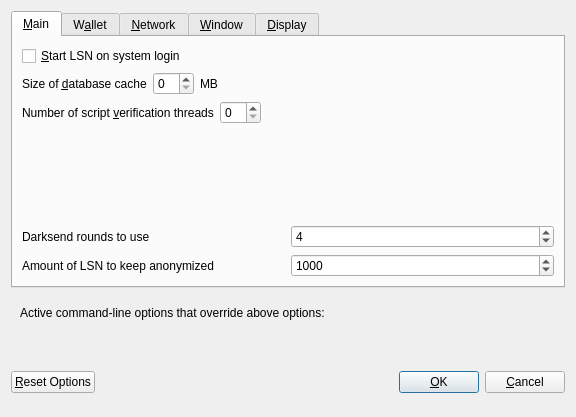
<?xml version="1.0" encoding="UTF-8"?>
<ui version="4.0">
 <class>OptionsDialog</class>
 <widget class="QDialog" name="OptionsDialog">
  <property name="geometry">
   <rect>
    <x>0</x>
    <y>0</y>
    <width>576</width>
    <height>417</height>
   </rect>
  </property>
  <property name="windowTitle">
   <string>Options</string>
  </property>
  <property name="modal">
   <bool>true</bool>
  </property>
  <layout class="QVBoxLayout" name="verticalLayout">
   <item>
    <widget class="QTabWidget" name="tabWidget">
     <property name="currentIndex">
      <number>0</number>
     </property>
     <widget class="QWidget" name="tabMain">
      <attribute name="title">
       <string>&amp;Main</string>
      </attribute>
      <layout class="QVBoxLayout" name="verticalLayout_Main">
       <item>
        <widget class="QCheckBox" name="bitcoinAtStartup">
         <property name="toolTip">
          <string>Automatically start LSN after logging in to the system.</string>
         </property>
         <property name="text">
          <string>&amp;Start LSN on system login</string>
         </property>
        </widget>
       </item>
       <item>
        <layout class="QHBoxLayout" name="horizontalLayout_2_Main">
         <item>
          <widget class="QLabel" name="databaseCacheLabel">
           <property name="text">
            <string>Size of &amp;database cache</string>
           </property>
           <property name="textFormat">
            <enum>Qt::PlainText</enum>
           </property>
           <property name="buddy">
            <cstring>databaseCache</cstring>
           </property>
          </widget>
         </item>
         <item>
          <widget class="QSpinBox" name="databaseCache"/>
         </item>
         <item>
          <widget class="QLabel" name="databaseCacheUnitLabel">
           <property name="text">
            <string>MB</string>
           </property>
           <property name="textFormat">
            <enum>Qt::PlainText</enum>
           </property>
          </widget>
         </item>
         <item>
          <spacer name="horizontalSpacer_2_Main">
           <property name="orientation">
            <enum>Qt::Horizontal</enum>
           </property>
           <property name="sizeHint" stdset="0">
            <size>
             <width>40</width>
             <height>20</height>
            </size>
           </property>
          </spacer>
         </item>
        </layout>
       </item>
       <item>
        <layout class="QHBoxLayout" name="horizontalLayout_3_Main">
         <item>
          <widget class="QLabel" name="threadsScriptVerifLabel">
           <property name="text">
            <string>Number of script &amp;verification threads</string>
           </property>
           <property name="textFormat">
            <enum>Qt::PlainText</enum>
           </property>
           <property name="buddy">
            <cstring>threadsScriptVerif</cstring>
           </property>
          </widget>
         </item>
         <item>
          <widget class="QSpinBox" name="threadsScriptVerif">
           <property name="toolTip">
            <string>(0 = auto, &lt;0 = leave that many cores free)</string>
           </property>
          </widget>
         </item>
         <item>
          <spacer name="horizontalSpacer_3_Main">
           <property name="orientation">
            <enum>Qt::Horizontal</enum>
           </property>
           <property name="sizeHint" stdset="0">
            <size>
             <width>40</width>
             <height>20</height>
            </size>
           </property>
          </spacer>
         </item>
        </layout>
       </item>
       <item>
        <spacer name="verticalSpacer_Main">
         <property name="orientation">
          <enum>Qt::Vertical</enum>
         </property>
         <property name="sizeHint" stdset="0">
          <size>
           <width>20</width>
           <height>40</height>
          </size>
         </property>
        </spacer>
       </item>
       <item>
        <layout class="QHBoxLayout" name="horizontalLayout_4_Main">
         <item>
          <widget class="QLabel" name="label">
           <property name="toolTip">
            <string>This setting determines the amount of individual masternodes that an input will be anonymized through.&lt;br/&gt;More rounds of anonymization gives a higher degree of privacy, but also costs more in fees.</string>
           </property>
           <property name="text">
            <string>Darksend rounds to use</string>
           </property>
          </widget>
         </item>
         <item>
          <widget class="QSpinBox" name="DarksendRounds">
           <property name="minimum">
            <number>2</number>
           </property>
           <property name="maximum">
            <number>8</number>
           </property>
           <property name="value">
            <number>4</number>
           </property>
          </widget>
         </item>
        </layout>
       </item>
       <item>
        <layout class="QHBoxLayout" name="horizontalLayout">
         <item>
          <widget class="QLabel" name="label_2">
           <property name="toolTip">
            <string>This amount acts as a threshold to turn off Darksend once it's reached.</string>
           </property>
           <property name="statusTip">
            <string notr="true"/>
           </property>
           <property name="whatsThis">
            <string notr="true"/>
           </property>
           <property name="accessibleName">
            <string notr="true"/>
           </property>
           <property name="accessibleDescription">
            <string notr="true"/>
           </property>
           <property name="text">
            <string>Amount of LSN to keep anonymized</string>
           </property>
          </widget>
         </item>
         <item>
          <widget class="QSpinBox" name="anonymizeLSN">
           <property name="minimum">
            <number>100</number>
           </property>
           <property name="maximum">
            <number>100000</number>
           </property>
           <property name="singleStep">
            <number>100</number>
           </property>
           <property name="value">
            <number>1000</number>
           </property>
          </widget>
         </item>
        </layout>
       </item>
      </layout>
     </widget>
     <widget class="QWidget" name="tabWallet">
      <attribute name="title">
       <string>W&amp;allet</string>
      </attribute>
      <layout class="QVBoxLayout" name="verticalLayout_Wallet">
       <item>
        <widget class="QGroupBox" name="groupBox">
         <property name="title">
          <string>Expert</string>
         </property>
         <layout class="QVBoxLayout" name="verticalLayout_2">
          <item>
           <widget class="QCheckBox" name="coinControlFeatures">
            <property name="toolTip">
             <string>Whether to show coin control features or not.</string>
            </property>
            <property name="text">
             <string>Enable coin &amp;control features</string>
            </property>
           </widget>
          </item>
          <item>
           <widget class="QCheckBox" name="showMasternodesTab">
            <property name="toolTip">
             <string>Show additional tab listing all your masternodes in first sub-tab&lt;br/&gt;and all masternodes on the network in second sub-tab.</string>
            </property>
            <property name="text">
             <string>Show Masternodes Tab</string>
            </property>
           </widget>
          </item>
          <item>
           <widget class="QCheckBox" name="spendZeroConfChange">
            <property name="toolTip">
             <string>If you disable the spending of unconfirmed change, the change from a transaction&lt;br/&gt;cannot be used until that transaction has at least one confirmation.&lt;br/&gt;This also affects how your balance is computed.</string>
            </property>
            <property name="text">
             <string>&amp;Spend unconfirmed change</string>
            </property>
           </widget>
          </item>
         </layout>
        </widget>
       </item>
       <item>
        <spacer name="verticalSpacer_Wallet">
         <property name="orientation">
          <enum>Qt::Vertical</enum>
         </property>
         <property name="sizeHint" stdset="0">
          <size>
           <width>20</width>
           <height>40</height>
          </size>
         </property>
        </spacer>
       </item>
      </layout>
     </widget>
     <widget class="QWidget" name="tabNetwork">
      <attribute name="title">
       <string>&amp;Network</string>
      </attribute>
      <layout class="QVBoxLayout" name="verticalLayout_Network">
       <item>
        <widget class="QCheckBox" name="mapPortUpnp">
         <property name="toolTip">
          <string>Automatically open the LSN client port on the router. This only works when your router supports UPnP and it is enabled.</string>
         </property>
         <property name="text">
          <string>Map port using &amp;UPnP</string>
         </property>
        </widget>
       </item>
       <item>
        <widget class="QCheckBox" name="allowIncoming">
         <property name="toolTip">
          <string>Accept connections from outside</string>
         </property>
         <property name="text">
          <string>Allow incoming connections</string>
         </property>
        </widget>
       </item>
       <item>
        <widget class="QCheckBox" name="connectSocks">
         <property name="toolTip">
          <string>Connect to the LSN network through a SOCKS5 proxy.</string>
         </property>
         <property name="text">
          <string>&amp;Connect through SOCKS5 proxy (default proxy):</string>
         </property>
        </widget>
       </item>
       <item>
        <layout class="QHBoxLayout" name="horizontalLayout_1_Network">
         <item>
          <widget class="QLabel" name="proxyIpLabel">
           <property name="text">
            <string>Proxy &amp;IP:</string>
           </property>
           <property name="textFormat">
            <enum>Qt::PlainText</enum>
           </property>
           <property name="buddy">
            <cstring>proxyIp</cstring>
           </property>
          </widget>
         </item>
         <item>
          <widget class="QValidatedLineEdit" name="proxyIp">
           <property name="minimumSize">
            <size>
             <width>140</width>
             <height>0</height>
            </size>
           </property>
           <property name="maximumSize">
            <size>
             <width>140</width>
             <height>16777215</height>
            </size>
           </property>
           <property name="toolTip">
            <string>IP address of the proxy (e.g. IPv4: 127.0.0.1 / IPv6: ::1)</string>
           </property>
          </widget>
         </item>
         <item>
          <widget class="QLabel" name="proxyPortLabel">
           <property name="text">
            <string>&amp;Port:</string>
           </property>
           <property name="textFormat">
            <enum>Qt::PlainText</enum>
           </property>
           <property name="buddy">
            <cstring>proxyPort</cstring>
           </property>
          </widget>
         </item>
         <item>
          <widget class="QLineEdit" name="proxyPort">
           <property name="minimumSize">
            <size>
             <width>55</width>
             <height>0</height>
            </size>
           </property>
           <property name="maximumSize">
            <size>
             <width>55</width>
             <height>16777215</height>
            </size>
           </property>
           <property name="toolTip">
            <string>Port of the proxy (e.g. 9050)</string>
           </property>
          </widget>
         </item>
         <item>
          <spacer name="horizontalSpacer_1_Network">
           <property name="orientation">
            <enum>Qt::Horizontal</enum>
           </property>
           <property name="sizeHint" stdset="0">
            <size>
             <width>40</width>
             <height>20</height>
            </size>
           </property>
          </spacer>
         </item>
        </layout>
       </item>
       <item>
        <spacer name="verticalSpacer_Network">
         <property name="orientation">
          <enum>Qt::Vertical</enum>
         </property>
         <property name="sizeHint" stdset="0">
          <size>
           <width>20</width>
           <height>40</height>
          </size>
         </property>
        </spacer>
       </item>
      </layout>
     </widget>
     <widget class="QWidget" name="tabWindow">
      <attribute name="title">
       <string>&amp;Window</string>
      </attribute>
      <layout class="QVBoxLayout" name="verticalLayout_Window">
       <item>
        <widget class="QCheckBox" name="minimizeToTray">
         <property name="toolTip">
          <string>Show only a tray icon after minimizing the window.</string>
         </property>
         <property name="text">
          <string>&amp;Minimize to the tray instead of the taskbar</string>
         </property>
        </widget>
       </item>
       <item>
        <widget class="QCheckBox" name="minimizeOnClose">
         <property name="toolTip">
          <string>Minimize instead of exit the application when the window is closed. When this option is enabled, the application will be closed only after selecting Quit in the menu.</string>
         </property>
         <property name="text">
          <string>M&amp;inimize on close</string>
         </property>
        </widget>
       </item>
       <item>
        <spacer name="verticalSpacer_Window">
         <property name="orientation">
          <enum>Qt::Vertical</enum>
         </property>
         <property name="sizeHint" stdset="0">
          <size>
           <width>20</width>
           <height>40</height>
          </size>
         </property>
        </spacer>
       </item>
      </layout>
     </widget>
     <widget class="QWidget" name="tabDisplay">
      <attribute name="title">
       <string>&amp;Display</string>
      </attribute>
      <layout class="QVBoxLayout" name="verticalLayout_Display">
       <item>
        <layout class="QHBoxLayout" name="horizontalLayout_1_Display">
         <item>
          <widget class="QLabel" name="langLabel">
           <property name="text">
            <string>User Interface &amp;language:</string>
           </property>
           <property name="textFormat">
            <enum>Qt::PlainText</enum>
           </property>
           <property name="buddy">
            <cstring>lang</cstring>
           </property>
          </widget>
         </item>
         <item>
          <widget class="QValueComboBox" name="lang">
           <property name="toolTip">
            <string>The user interface language can be set here. This setting will take effect after restarting LSN.</string>
           </property>
          </widget>
         </item>
        </layout>
       </item>
       <item>
        <widget class="QLabel" name="label_3">
         <property name="toolTip">
          <string notr="true"/>
         </property>
         <property name="statusTip">
          <string notr="true"/>
         </property>
         <property name="whatsThis">
          <string notr="true"/>
         </property>
         <property name="accessibleName">
          <string notr="true"/>
         </property>
         <property name="text">
          <string>Language missing or translation incomplete? Help contributing translations here:
https://www.transifex.com/lucin-project/lucin-project-translations</string>
         </property>
         <property name="wordWrap">
          <bool>true</bool>
         </property>
         <property name="openExternalLinks">
          <bool>true</bool>
         </property>
         <property name="textInteractionFlags">
          <set>Qt::TextBrowserInteraction</set>
         </property>
        </widget>
       </item>
       <item>
        <layout class="QHBoxLayout" name="horizontalLayout_4_Display" stretch="0,0">
         <item>
          <widget class="QLabel" name="themeLabel">
           <property name="text">
            <string>User Interface Theme:</string>
           </property>
          </widget>
         </item>
         <item>
          <widget class="QValueComboBox" name="theme"/>
         </item>
        </layout>
       </item>
       <item>
        <widget class="Line" name="line">
         <property name="orientation">
          <enum>Qt::Horizontal</enum>
         </property>
        </widget>
       </item>
       <item>
        <layout class="QHBoxLayout" name="horizontalLayout_2_Display">
         <item>
          <widget class="QLabel" name="unitLabel">
           <property name="text">
            <string>&amp;Unit to show amounts in:</string>
           </property>
           <property name="textFormat">
            <enum>Qt::PlainText</enum>
           </property>
           <property name="buddy">
            <cstring>unit</cstring>
           </property>
          </widget>
         </item>
         <item>
          <widget class="QValueComboBox" name="unit">
           <property name="toolTip">
            <string>Choose the default subdivision unit to show in the interface and when sending coins.</string>
           </property>
          </widget>
         </item>
        </layout>
       </item>
       <item>
        <layout class="QHBoxLayout" name="horizontalLayout_5_Display">
         <item>
          <widget class="QLabel" name="digitsLabel">
           <property name="text">
            <string>Decimal digits</string>
           </property>
          </widget>
         </item>
         <item>
          <widget class="QValueComboBox" name="digits"/>
         </item>
        </layout>
       </item>
       <item>
        <layout class="QHBoxLayout" name="horizontalLayout_3_Display">
         <item>
          <widget class="QLabel" name="thirdPartyTxUrlsLabel">
           <property name="toolTip">
            <string>Third party URLs (e.g. a block explorer) that appear in the transactions tab as context menu items. %s in the URL is replaced by transaction hash. Multiple URLs are separated by vertical bar |.</string>
           </property>
           <property name="text">
            <string>Third party transaction URLs</string>
           </property>
           <property name="buddy">
            <cstring>thirdPartyTxUrls</cstring>
           </property>
          </widget>
         </item>
         <item>
          <widget class="QLineEdit" name="thirdPartyTxUrls">
           <property name="toolTip">
            <string>Third party URLs (e.g. a block explorer) that appear in the transactions tab as context menu items. %s in the URL is replaced by transaction hash. Multiple URLs are separated by vertical bar |.</string>
           </property>
          </widget>
         </item>
        </layout>
       </item>
       <item>
        <spacer name="verticalSpacer">
         <property name="orientation">
          <enum>Qt::Vertical</enum>
         </property>
         <property name="sizeHint" stdset="0">
          <size>
           <width>20</width>
           <height>40</height>
          </size>
         </property>
        </spacer>
       </item>
      </layout>
     </widget>
    </widget>
   </item>
   <item>
    <widget class="QFrame" name="frame">
     <layout class="QVBoxLayout" name="verticalLayout_Bottom">
      <item>
       <layout class="QHBoxLayout" name="horizontalLayout_Bottom">
        <item>
         <widget class="QLabel" name="overriddenByCommandLineInfoLabel">
          <property name="text">
           <string>Active command-line options that override above options:</string>
          </property>
          <property name="textFormat">
           <enum>Qt::PlainText</enum>
          </property>
         </widget>
        </item>
        <item>
         <spacer name="horizontalSpacer_Bottom">
          <property name="orientation">
           <enum>Qt::Horizontal</enum>
          </property>
          <property name="sizeHint" stdset="0">
           <size>
            <width>40</width>
            <height>20</height>
           </size>
          </property>
         </spacer>
        </item>
       </layout>
      </item>
      <item>
       <widget class="QLabel" name="overriddenByCommandLineLabel">
        <property name="text">
         <string/>
        </property>
        <property name="textFormat">
         <enum>Qt::PlainText</enum>
        </property>
        <property name="wordWrap">
         <bool>true</bool>
        </property>
       </widget>
      </item>
     </layout>
    </widget>
   </item>
   <item>
    <layout class="QHBoxLayout" name="horizontalLayout_Buttons">
     <item>
      <widget class="QPushButton" name="resetButton">
       <property name="toolTip">
        <string>Reset all client options to default.</string>
       </property>
       <property name="text">
        <string>&amp;Reset Options</string>
       </property>
       <property name="autoDefault">
        <bool>false</bool>
       </property>
      </widget>
     </item>
     <item>
      <spacer name="horizontalSpacer_1">
       <property name="orientation">
        <enum>Qt::Horizontal</enum>
       </property>
       <property name="sizeHint" stdset="0">
        <size>
         <width>40</width>
         <height>48</height>
        </size>
       </property>
      </spacer>
     </item>
     <item>
      <widget class="QLabel" name="statusLabel">
       <property name="minimumSize">
        <size>
         <width>200</width>
         <height>0</height>
        </size>
       </property>
       <property name="font">
        <font>
         <weight>75</weight>
         <bold>true</bold>
        </font>
       </property>
       <property name="text">
        <string/>
       </property>
       <property name="textFormat">
        <enum>Qt::PlainText</enum>
       </property>
       <property name="wordWrap">
        <bool>true</bool>
       </property>
      </widget>
     </item>
     <item>
      <spacer name="horizontalSpacer_2">
       <property name="orientation">
        <enum>Qt::Horizontal</enum>
       </property>
       <property name="sizeHint" stdset="0">
        <size>
         <width>40</width>
         <height>48</height>
        </size>
       </property>
      </spacer>
     </item>
     <item>
      <widget class="QPushButton" name="okButton">
       <property name="text">
        <string>&amp;OK</string>
       </property>
       <property name="autoDefault">
        <bool>false</bool>
       </property>
       <property name="default">
        <bool>true</bool>
       </property>
      </widget>
     </item>
     <item>
      <widget class="QPushButton" name="cancelButton">
       <property name="text">
        <string>&amp;Cancel</string>
       </property>
       <property name="autoDefault">
        <bool>false</bool>
       </property>
      </widget>
     </item>
    </layout>
   </item>
  </layout>
 </widget>
 <customwidgets>
  <customwidget>
   <class>QValidatedLineEdit</class>
   <extends>QLineEdit</extends>
   <header>qvalidatedlineedit.h</header>
  </customwidget>
  <customwidget>
   <class>QValueComboBox</class>
   <extends>QComboBox</extends>
   <header>qvaluecombobox.h</header>
  </customwidget>
 </customwidgets>
 <resources/>
 <connections/>
</ui>
